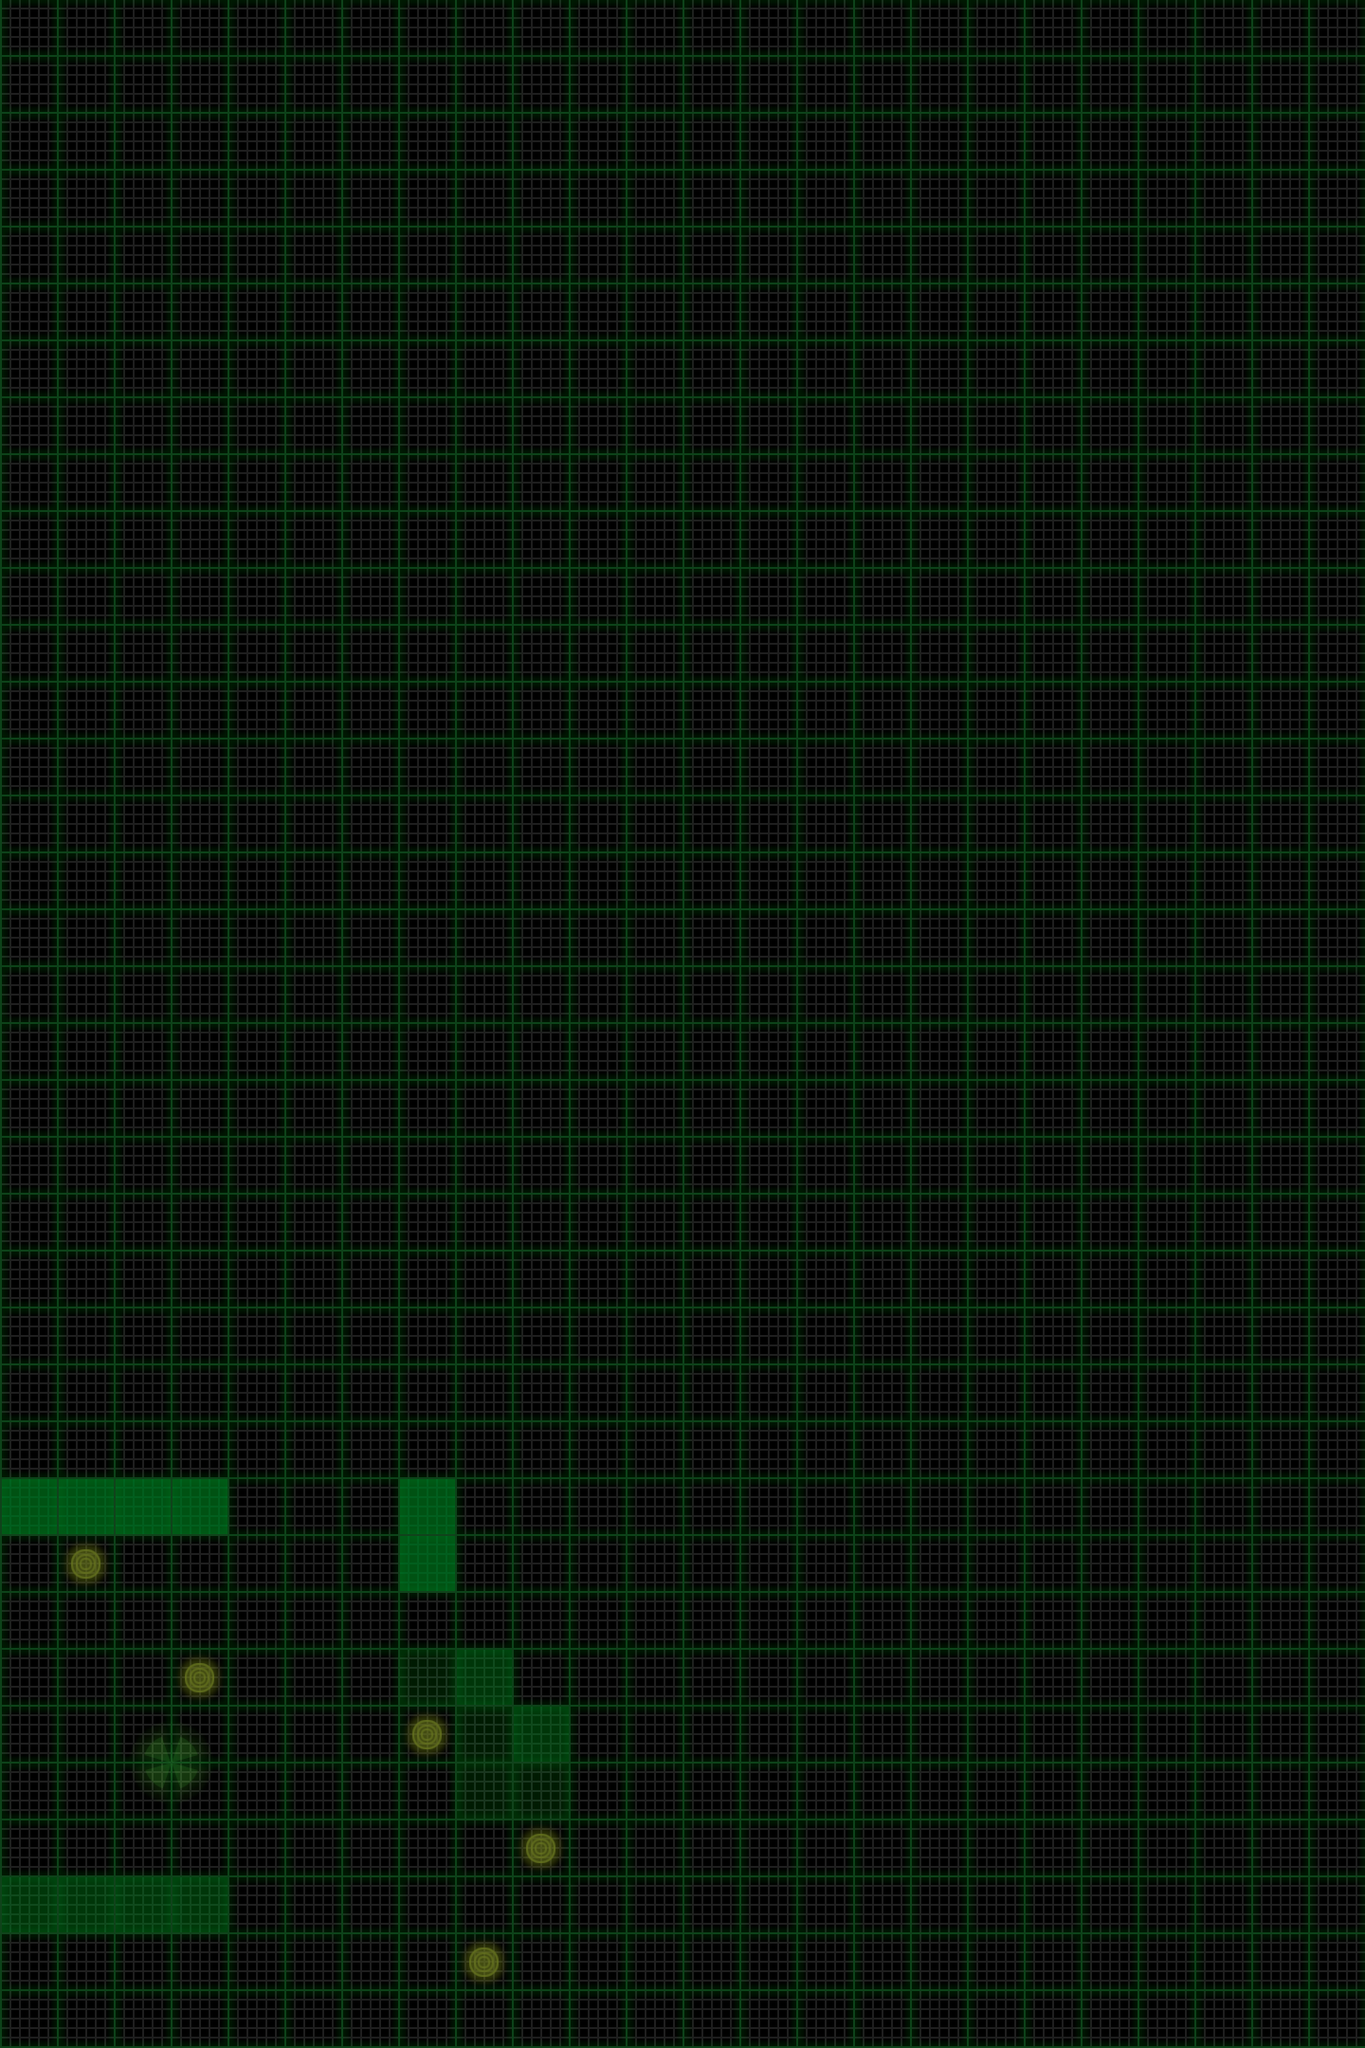

A 2D game scene composited from a Tiled map and its tileset images. What follows is a short description and the map's XML, with each tile layer's data collapsed to a summary:
An orthogonal 24x36 tile map with 60x60 px tiles, 4 tile layers (map, terrain, items, sand), 2 tilesets and 1 object (startSite).

<map version="1.0" orientation="orthogonal" width="24" height="36" tilewidth="60" tileheight="60">
 <tileset firstgid="1" name="map" tilewidth="60" tileheight="60">
  <image source="map.png" />
  <tile id="0">
   <properties>
    <property name="mapID" value="empty" />
   </properties>
  </tile>
  <tile id="1">
   <properties>
    <property name="mapID" value="down-1" />
   </properties>
  </tile>
  <tile id="2">
   <properties>
    <property name="mapID" value="down-2" />
   </properties>
  </tile>
  <tile id="3">
   <properties>
    <property name="mapID" value="down-3" />
   </properties>
  </tile>
  <tile id="4">
   <properties>
    <property name="mapID" value="down-4" />
   </properties>
  </tile>
  <tile id="5">
   <properties>
    <property name="mapID" value="down-5" />
   </properties>
  </tile>
  <tile id="6">
   <properties>
    <property name="mapID" value="up-1" />
   </properties>
  </tile>
  <tile id="7">
   <properties>
    <property name="mapID" value="up-2" />
   </properties>
  </tile>
  <tile id="8">
   <properties>
    <property name="mapID" value="up-3" />
   </properties>
  </tile>
  <tile id="9">
   <properties>
    <property name="mapID" value="up-4" />
   </properties>
  </tile>
  <tile id="10">
   <properties>
    <property name="mapID" value="up-5" />
   </properties>
  </tile>
 </tileset>
 <tileset firstgid="17" name="items" tilewidth="60" tileheight="60">
  <image source="items.png" />
  <tile id="0">
   <properties>
    <property name="itemID" value="station" />
   </properties>
  </tile>
  <tile id="1">
   <properties>
    <property name="itemID" value="sensorSite" />
   </properties>
  </tile>
  <tile id="8">
   <properties>
    <property name="itemID" value="station" />
   </properties>
  </tile>
  <tile id="9">
   <properties>
    <property name="itemID" value="sensor" />
   </properties>
  </tile>
  <tile id="16">
   <properties>
    <property name="itemID" value="station" />
   </properties>
  </tile>
  <tile id="17">
   <properties>
    <property name="itemID" value="sample" />
   </properties>
  </tile>
  <tile id="24">
   <properties>
    <property name="itemID" value="station" />
   </properties>
  </tile>
 </tileset>
 <layer name="map" width="24" height="36">
  <data>[864 cells, 864 non-empty, 1 distinct tile ids]</data>
 </layer>
 <layer name="terrain" width="24" height="36">
  <data>[864 cells, 16 non-empty, 3 distinct tile ids]</data>
 </layer>
 <layer name="items" width="24" height="36">
  <data>[864 cells, 9 non-empty, 5 distinct tile ids]</data>
 </layer>
 <layer name="sand" width="24" height="36">
  <data>[864 cells, 0 non-empty, 0 distinct tile ids]</data>
 </layer>
 <objectgroup name="objects" width="24" height="36">
  <object name="startSite" x="150" y="1830">
   <properties>
    <property name="bearing" value="north" />
    <property name="energy" value="76" />
    <property name="expectedCodeScore" value="7" />
    <property name="sampleSites" value="0" />
    <property name="sensorSites" value="5" />
    <property name="zoom" value="out" />
   </properties>
  </object>
 </objectgroup>
</map>
